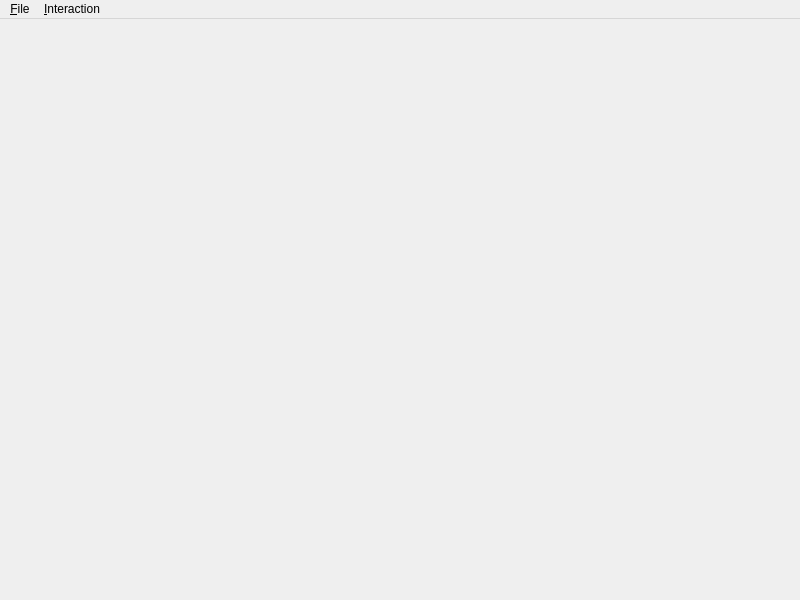
<ui version="4.0" >
 <author></author>
 <comment></comment>
 <exportmacro></exportmacro>
 <class>MainWindow</class>
 <widget class="QMainWindow" name="MainWindow" >
  <property name="geometry" >
   <rect>
    <x>0</x>
    <y>0</y>
    <width>800</width>
    <height>600</height>
   </rect>
  </property>
  <property name="windowTitle" >
   <string>RealtimeTraceView</string>
  </property>
  <widget class="QWidget" name="centralwidget" >
   <layout class="QVBoxLayout" >
    <property name="margin" >
     <number>9</number>
    </property>
    <property name="spacing" >
     <number>6</number>
    </property>
   </layout>
  </widget>
  <widget class="QMenuBar" name="menubar" >
   <property name="geometry" >
    <rect>
     <x>0</x>
     <y>0</y>
     <width>800</width>
     <height>24</height>
    </rect>
   </property>
   <widget class="QMenu" name="menu_Inventory" >
    <property name="title" >
     <string>I&amp;nventory</string>
    </property>
    <addaction name="actionSelectStreams" />
   </widget>
   <widget class="QMenu" name="menu_Traces" >
    <property name="title" >
     <string>&amp;Traces</string>
    </property>
   </widget>
   <widget class="QMenu" name="menu_File" >
    <property name="title" >
     <string>&amp;File</string>
    </property>
    <addaction name="actionOpenXMLFile" />
    <addaction name="separator" />
    <addaction name="actionQuit" />
   </widget>
   <widget class="QMenu" name="menu_Interaction" >
    <property name="title" >
     <string>&amp;Interaction</string>
    </property>
    <addaction name="actionCycleFilters" />
    <addaction name="actionCycleFiltersReverse" />
    <addaction name="actionToggleAllRecords" />
    <addaction name="actionToggleRecordBorders" />
    <addaction name="actionToggleZoom" />
    <addaction name="actionToggleAutoMove" />
    <addaction name="actionApplyGain" />
    <addaction name="separator" />
    <addaction name="actionLineUp" />
    <addaction name="actionLineDown" />
    <addaction name="actionPageUp" />
    <addaction name="actionPageDown" />
    <addaction name="actionToTop" />
    <addaction name="actionToBottom" />
    <addaction name="actionScrollLeft" />
    <addaction name="actionScrollRight" />
    <addaction name="actionAlignLeft" />
    <addaction name="actionAlignRight" />
    <addaction name="actionJumpToLastRecord" />
    <addaction name="actionClearPickMarkers" />
    <addaction name="separator" />
    <addaction name="actionRestoreConfigOrder" />
    <addaction name="actionSortDistance" />
    <addaction name="actionSortStaCode" />
    <addaction name="actionSortNetStaCode" />
    <addaction name="separator" />
    <addaction name="actionHorZoomIn" />
    <addaction name="actionHorZoomOut" />
    <addaction name="actionVerZoomIn" />
    <addaction name="actionVerZoomOut" />
    <addaction name="actionNormalizeVisibleAmplitudes" />
    <addaction name="separator" />
    <addaction name="actionAlignOriginTime" />
    <addaction name="actionDefaultDisplay" />
    <addaction name="actionListHiddenStreams" />
   </widget>
   <addaction name="menu_File" />
   <addaction name="menu_Interaction" />
  </widget>
  <widget class="QStatusBar" name="statusbar" >
   <property name="geometry" >
    <rect>
     <x>0</x>
     <y>576</y>
     <width>800</width>
     <height>24</height>
    </rect>
   </property>
   <property name="sizeGripEnabled" >
    <bool>false</bool>
   </property>
  </widget>
  <action name="actionQuit" >
   <property name="text" >
    <string>&amp;Quit</string>
   </property>
   <property name="shortcut" >
    <string>Alt+Q</string>
   </property>
  </action>
  <action name="actionOpenXMLFile" >
   <property name="text" >
    <string>&amp;Open XML</string>
   </property>
   <property name="shortcut" >
    <string>Ctrl+O</string>
   </property>
  </action>
  <action name="actionLineUp" >
   <property name="text" >
    <string>Line up</string>
   </property>
   <property name="iconText" >
    <string>Line up</string>
   </property>
   <property name="toolTip" >
    <string>Line up</string>
   </property>
   <property name="shortcut" >
    <string>Up</string>
   </property>
  </action>
  <action name="actionLineDown" >
   <property name="text" >
    <string>Line down</string>
   </property>
   <property name="iconText" >
    <string>Line down</string>
   </property>
   <property name="toolTip" >
    <string>Line down</string>
   </property>
   <property name="shortcut" >
    <string>Down</string>
   </property>
  </action>
  <action name="actionPageUp" >
   <property name="text" >
    <string>Page up</string>
   </property>
   <property name="iconText" >
    <string>Page up</string>
   </property>
   <property name="toolTip" >
    <string>Page up</string>
   </property>
   <property name="shortcut" >
    <string>PgUp</string>
   </property>
  </action>
  <action name="actionPageDown" >
   <property name="text" >
    <string>Page down</string>
   </property>
   <property name="iconText" >
    <string>Page down</string>
   </property>
   <property name="toolTip" >
    <string>Page down</string>
   </property>
   <property name="shortcut" >
    <string>PgDown</string>
   </property>
  </action>
  <action name="actionToTop" >
   <property name="text" >
    <string>To top</string>
   </property>
   <property name="iconText" >
    <string>To top</string>
   </property>
   <property name="toolTip" >
    <string>To top</string>
   </property>
   <property name="shortcut" >
    <string>Alt+PgUp</string>
   </property>
  </action>
  <action name="actionToBottom" >
   <property name="text" >
    <string>To bottom</string>
   </property>
   <property name="iconText" >
    <string>To bottom</string>
   </property>
   <property name="toolTip" >
    <string>To bottom</string>
   </property>
   <property name="shortcut" >
    <string>Alt+PgDown</string>
   </property>
  </action>
  <action name="actionScrollLeft" >
   <property name="text" >
    <string>Scroll left</string>
   </property>
   <property name="iconText" >
    <string>Scroll left</string>
   </property>
   <property name="toolTip" >
    <string>Scroll left</string>
   </property>
   <property name="shortcut" >
    <string>Left</string>
   </property>
  </action>
  <action name="actionScrollRight" >
   <property name="text" >
    <string>Scroll right</string>
   </property>
   <property name="iconText" >
    <string>Scroll right</string>
   </property>
   <property name="toolTip" >
    <string>Scroll right</string>
   </property>
   <property name="shortcut" >
    <string>Right</string>
   </property>
  </action>
  <action name="actionCycleFilters" >
   <property name="checkable" >
    <bool>false</bool>
   </property>
   <property name="text" >
    <string>Cycle through filters</string>
   </property>
   <property name="iconText" >
    <string>Cycle through filters</string>
   </property>
   <property name="toolTip" >
    <string>Cycle through filters</string>
   </property>
   <property name="shortcut" >
    <string>F</string>
   </property>
  </action>
  <action name="actionSortDistance" >
   <property name="text" >
    <string>Sort by distance</string>
   </property>
   <property name="iconText" >
    <string>Sort by distance</string>
   </property>
   <property name="toolTip" >
    <string>Sort by distance</string>
   </property>
   <property name="shortcut" >
    <string>2</string>
   </property>
  </action>
  <action name="actionSortStaCode" >
   <property name="text" >
    <string>Sort by station code</string>
   </property>
   <property name="iconText" >
    <string>Sort by station code</string>
   </property>
   <property name="toolTip" >
    <string>Sort by station code</string>
   </property>
   <property name="shortcut" >
    <string>3</string>
   </property>
  </action>
  <action name="actionHorZoomIn" >
   <property name="text" >
    <string>Zoom in horizontally</string>
   </property>
   <property name="iconText" >
    <string>Zoom in horizontally</string>
   </property>
   <property name="toolTip" >
    <string>Zoom in horizontally</string>
   </property>
   <property name="shortcut" >
    <string>></string>
   </property>
  </action>
  <action name="actionHorZoomOut" >
   <property name="text" >
    <string>Zoom out horizontally</string>
   </property>
   <property name="iconText" >
    <string>Zoom out horizontally</string>
   </property>
   <property name="toolTip" >
    <string>Zoom out horizontally</string>
   </property>
   <property name="shortcut" >
    <string>&lt;</string>
   </property>
  </action>
  <action name="actionVerZoomIn" >
   <property name="text" >
    <string>Zoom in vertically</string>
   </property>
   <property name="iconText" >
    <string>Zoom in vertically</string>
   </property>
   <property name="toolTip" >
    <string>Zoom in vertically</string>
   </property>
   <property name="shortcut" >
    <string>Shift+Y</string>
   </property>
  </action>
  <action name="actionVerZoomOut" >
   <property name="text" >
    <string>Zoom out vertically</string>
   </property>
   <property name="iconText" >
    <string>Zoom out vertically</string>
   </property>
   <property name="toolTip" >
    <string>Zoom out vertically</string>
   </property>
   <property name="shortcut" >
    <string>Y</string>
   </property>
  </action>
  <action name="actionToggleZoom" >
   <property name="checkable" >
    <bool>true</bool>
   </property>
   <property name="text" >
    <string>Toggle zoom mode</string>
   </property>
   <property name="iconText" >
    <string>Toggle zoom mode</string>
   </property>
   <property name="toolTip" >
    <string>Toggle zoom mode</string>
   </property>
   <property name="shortcut" >
    <string>Z</string>
   </property>
  </action>
  <action name="actionFilter" >
   <property name="checkable" >
    <bool>false</bool>
   </property>
   <property name="text" >
    <string>Filter</string>
   </property>
   <property name="shortcut" >
    <string>Alt+F</string>
   </property>
  </action>
  <action name="actionSearch" >
   <property name="checkable" >
    <bool>false</bool>
   </property>
   <property name="text" >
    <string>Search</string>
   </property>
   <property name="shortcut" >
    <string>Ctrl+F</string>
   </property>
  </action>
  <action name="actionAbortSearch" >
   <property name="checkable" >
    <bool>false</bool>
   </property>
   <property name="text" >
    <string>Abort search</string>
   </property>
   <property name="shortcut" >
    <string>Esc</string>
   </property>
  </action>
  <action name="actionDisplay" >
   <property name="text" >
    <string>Display</string>
   </property>
   <property name="shortcut" >
    <string>Alt+D</string>
   </property>
  </action>
  <action name="actionContents" >
   <property name="text" >
    <string>Contents</string>
   </property>
  </action>
  <action name="actionAbout" >
   <property name="text" >
    <string>About</string>
   </property>
  </action>
  <action name="actionDefaultDisplay" >
   <property name="text" >
    <string>Restore default display</string>
   </property>
   <property name="iconText" >
    <string>Restore default display</string>
   </property>
   <property name="toolTip" >
    <string>Restore default display</string>
   </property>
   <property name="shortcut" >
    <string>N</string>
   </property>
  </action>
  <action name="actionOpen" >
   <property name="enabled" >
    <bool>false</bool>
   </property>
   <property name="text" >
    <string>&amp;Open</string>
   </property>
   <property name="shortcut" >
    <string>Ctrl+O</string>
   </property>
  </action>
  <action name="actionOpenSeedLink" >
   <property name="enabled" >
    <bool>false</bool>
   </property>
   <property name="text" >
    <string>Open recordstream</string>
   </property>
   <property name="iconText" >
    <string>Open recordstream</string>
   </property>
   <property name="toolTip" >
    <string>Open recordstream</string>
   </property>
   <property name="shortcut" >
    <string>Ctrl+S</string>
   </property>
  </action>
  <action name="actionToggleAllRecords" >
   <property name="checkable" >
    <bool>true</bool>
   </property>
   <property name="text" >
    <string>Toggle all records</string>
   </property>
   <property name="iconText" >
    <string>Toggle all records</string>
   </property>
   <property name="toolTip" >
    <string>Toggle all records</string>
   </property>
   <property name="shortcut" >
    <string>R</string>
   </property>
  </action>
  <action name="actionAlignLeft" >
   <property name="text" >
    <string>Align left</string>
   </property>
   <property name="iconText" >
    <string>Align left</string>
   </property>
   <property name="toolTip" >
    <string>Align left</string>
   </property>
   <property name="shortcut" >
    <string>Ctrl+Left</string>
   </property>
  </action>
  <action name="actionAlignRight" >
   <property name="text" >
    <string>Align right</string>
   </property>
   <property name="iconText" >
    <string>Align right</string>
   </property>
   <property name="toolTip" >
    <string>Align right</string>
   </property>
   <property name="shortcut" >
    <string>Ctrl+Right</string>
   </property>
  </action>
  <action name="actionRestoreConfigOrder" >
   <property name="text" >
    <string>Restore config order</string>
   </property>
   <property name="iconText" >
    <string>Restore config order</string>
   </property>
   <property name="toolTip" >
    <string>Restore config order</string>
   </property>
   <property name="shortcut" >
    <string>1</string>
   </property>
  </action>
  <action name="actionNormalizeVisibleAmplitudes" >
   <property name="checkable" >
    <bool>true</bool>
   </property>
   <property name="text" >
    <string>Normalize visible amplitudes</string>
   </property>
   <property name="iconText" >
    <string>Normalize visible amplitudes</string>
   </property>
   <property name="toolTip" >
    <string>Normalize visible amplitudes</string>
   </property>
   <property name="shortcut" >
    <string>S</string>
   </property>
  </action>
  <action name="actionJumpToLastRecord" >
   <property name="text" >
    <string>Goto last record</string>
   </property>
   <property name="iconText" >
    <string>Goto last record</string>
   </property>
   <property name="toolTip" >
    <string>Goto last record</string>
   </property>
  </action>
  <action name="actionSelectStreams" >
   <property name="text" >
    <string>&amp;Select streams</string>
   </property>
   <property name="iconText" >
    <string>Select streams</string>
   </property>
   <property name="toolTip" >
    <string>Select streams</string>
   </property>
  </action>
  <action name="actionAddTabulator" >
   <property name="text" >
    <string>Add tabulator</string>
   </property>
   <property name="shortcut" >
    <string>Ctrl+T</string>
   </property>
  </action>
  <action name="actionSortNetStaCode" >
   <property name="text" >
    <string>Sort by network-stationcode</string>
   </property>
   <property name="iconText" >
    <string>Sort by network-stationcode</string>
   </property>
   <property name="toolTip" >
    <string>Sort by network-stationcode</string>
   </property>
   <property name="shortcut" >
    <string>4</string>
   </property>
  </action>
  <action name="actionAlignOriginTime" >
   <property name="text" >
    <string>Align by origin time</string>
   </property>
   <property name="iconText" >
    <string>Align by origin time</string>
   </property>
   <property name="toolTip" >
    <string>Align by origin time</string>
   </property>
   <property name="shortcut" >
    <string>O</string>
   </property>
  </action>
  <action name="actionListHiddenStreams" >
   <property name="text" >
    <string>List hidden streams</string>
   </property>
   <property name="iconText" >
    <string>List hidden streams</string>
   </property>
   <property name="toolTip" >
    <string>List hidden streams</string>
   </property>
   <property name="shortcut" >
    <string>H</string>
   </property>
  </action>
  <action name="actionToggleAutoMove" >
   <property name="checkable" >
    <bool>true</bool>
   </property>
   <property name="checked" >
    <bool>true</bool>
   </property>
   <property name="text" >
    <string>Auto move traces</string>
   </property>
   <property name="iconText" >
    <string>Auto move traces</string>
   </property>
   <property name="toolTip" >
    <string>Auto move traces</string>
   </property>
   <property name="shortcut" >
    <string>F8</string>
   </property>
  </action>
  <action name="actionClearPickMarkers" >
   <property name="text" >
    <string>Clear pick markers</string>
   </property>
   <property name="shortcut" >
    <string>C</string>
   </property>
  </action>
  <action name="actionApplyGain" >
   <property name="checkable" >
    <bool>true</bool>
   </property>
   <property name="checked" >
    <bool>true</bool>
   </property>
   <property name="text" >
    <string>Apply gain</string>
   </property>
  </action>
  <action name="actionCycleFiltersReverse" >
   <property name="text" >
    <string>Cycle through filters (reverse)</string>
   </property>
   <property name="shortcut" >
    <string>Shift+F</string>
   </property>
  </action>
  <action name="actionToggleRecordBorders" >
   <property name="checkable" >
    <bool>true</bool>
   </property>
   <property name="text" >
    <string>Toggle record borders</string>
   </property>
   <property name="iconText" >
    <string>Toggle record borders</string>
   </property>
   <property name="toolTip" >
    <string>Toggle record borders</string>
   </property>
   <property name="shortcut" >
    <string>B</string>
   </property>
  </action>
 </widget>
 <pixmapfunction></pixmapfunction>
 <resources/>
 <connections/>
</ui>
